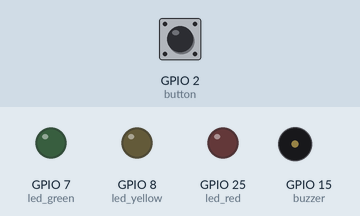
Recording of a program running on a simulated Raspberry Pi (BCM pin numbers). On the bench: output pins drawn as LEDs (lit = HIGH), buzzer (waves = sounding, pin HIGH). The inputs (shaded band) are chosen by the test bench; at power-on: GPIO 2 (button) HIGH.

Above: at 1.2 s.
1.3 s: GPIO 2 (button) pulled LOW for 0.15 s
At 4.5 s:
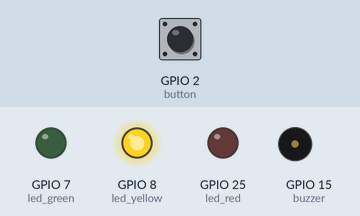
At 5.3 s:
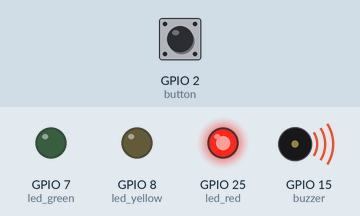
Timing chart, 0 to 13.4 s (numbered marks = the images above; inputs shaded):
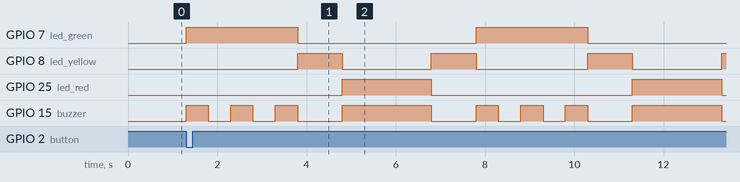

The program:

traffic_lights.py
```python
# https://youtu.be/QDmiB5WsLUU

from time import sleep
from itertools import cycle
from gpiozero import Button, Buzzer, LED


def led_red_trigger():
    buzzer.on()
    led_red.on()
    sleep(2)
    led_red.off()
    buzzer.off()


def led_yellow_trigger():
    led_yellow.on()
    sleep(1)
    led_yellow.off()

def led_green_trigger():
    led_green.on()
    buzzer.on()
    sleep(0.5)
    buzzer.off()
    sleep(0.5)
    buzzer.on()
    sleep(0.5)
    buzzer.off()
    sleep(0.5)
    buzzer.on()
    sleep(0.5)
    buzzer.off()
    led_green.off()


button = Button(2)
buzzer = Buzzer(15)
led_red = LED(25)
led_yellow = LED(8)
led_green = LED(7)
led_cycle = cycle([led_green, led_yellow, led_red, led_yellow])
led_triggers = {
    led_red: led_red_trigger,
    led_yellow: led_yellow_trigger,
    led_green: led_green_trigger,
}

button.wait_for_active()
for led_current in led_cycle:
    trigger = led_triggers[led_current]
    trigger()
```

Measured:
- after the input at 1.3 s, GPIO 7 (led_green): alternates HIGH for 2.5 s and LOW for 4.0 s, starting at once; GPIO 8 (led_yellow): goes HIGH 1.0 s, LOW 2.0 s, HIGH 1.0 s, LOW 2.5 s, HIGH 1.0 s, LOW 2.0 s, then HIGH, starting after 2.5 s
